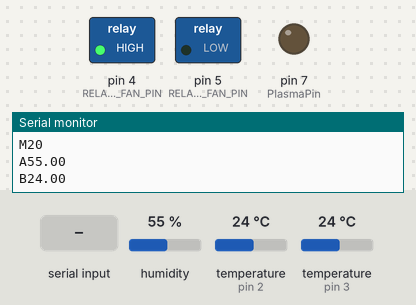
A sketch run on a simulated Arduino Uno, built with avr-gcc and run on an emulated ATmega328P. Parts: switched loads named in the sketch (green lamp = pin HIGH), output pins drawn as LEDs (lit = HIGH), the last lines printed to the serial monitor. The inputs (shaded band) are chosen by the test bench; at power-on: humidity 55 %, temperature (sensors on pin 2, pin 3) 24 °C.

Above: at 11.9 s.
12.0 s: "C" received over Serial
At 22.2 s:
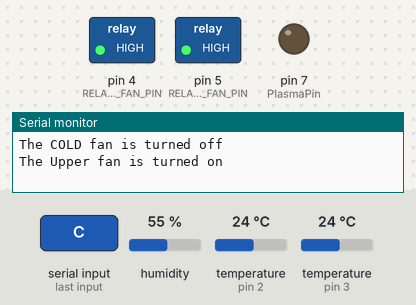
23.4 s: "H" received over Serial
At 33.4 s:
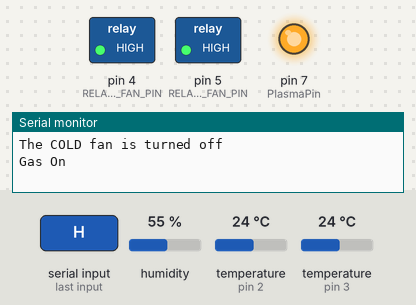
34.4 s: "A" received over Serial
At 44.6 s:
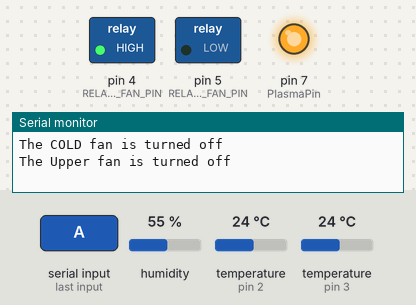
Timing chart, 0 to 46.1 s (numbered marks = the images above; inputs shaded):
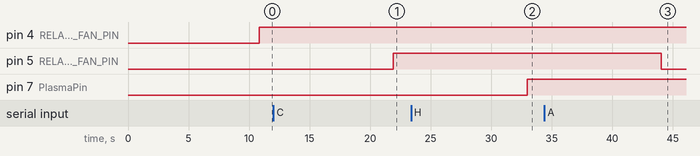

Measured:
- after the input at 12.0 s, pin 5 (RELAY_COLD_FAN_PIN): LOW → HIGH after 9.9 s
- after the input at 23.4 s, pin 7 (PlasmaPin): LOW → HIGH after 9.6 s
- after the input at 34.4 s, pin 5 (RELAY_COLD_FAN_PIN): HIGH → LOW after 9.7 s

The sketch:

HeatWave.ino
```cpp
//=======DALLAS setup========
#include <OneWire.h>
#include <DallasTemperature.h>

// Data wire is plugged into pin 2 on the Arduino
#define ONE_WIRE_BUS 2

// Setup a oneWire instance to communicate with any OneWire devices (not just Maxim/Dallas temperature ICs)
OneWire oneWire(ONE_WIRE_BUS);
// Pass our oneWire reference to Dallas Temperature.
DallasTemperature sensors(&oneWire);


//========DHT11setup=========

#include "DHT.h"
#define DHTPIN 3     // what digital pin we're connected to
#define DHTTYPE DHT11   // DHT 11
// #define DHTTYPE DHT22   // DHT 22  (AM2302), AM2321
//#define DHTTYPE DHT21   // DHT 21 (AM2301)
DHT dht(DHTPIN, DHTTYPE);

//========addCTE=========
const int TEMP_THRESHOLD_UPPER = 37; // upper threshold of temperature, change to your desire value
const int HumIDITY_THRESHOLD_UPPER = 20; // upper threshold of HumIDITY, change to your desire value

const int RELAY_HOT_FAN_PIN = 4; // Arduino pin connected to relay which connected to fan
const int RELAY_COLD_FAN_PIN = 5; // Arduino pin connected to relay which connected to fan
const int RELAY_HumIDITY_FAN_PIN = 6; // Arduino pin connected to relay which connected to fan
const int PlasmaPin = 7; // the pin that the LED is attached to
const int Secondary_RELAY_HumIDITY = 8;
//.................................
int incomingByte;      // a variable to read incoming serial data into
int fanTemp; // automate control FAN with Temperature
int PIZOHum; // automate control FAN with Temperature


void setup(void)
{
  Serial.begin(9600);
  dht.begin();
  sensors.begin();
  pinMode(PlasmaPin, OUTPUT);
  pinMode(RELAY_HOT_FAN_PIN, OUTPUT); // initialize digital pin as an output
  pinMode(RELAY_COLD_FAN_PIN, OUTPUT); // initialize digital pin as an output
  // pinMode(RELAY_HumIDITY_FAN_PIN, OUTPUT); // initialize digital pin as an output
  // pinMode(Secondary_RELAY_HumIDITY, OUTPUT);
}

// //control humidity
// int acControlHumidity(float humidity, int HumIDITY_THRESHOLD_UPPER) {
//   Serial.println("The automated fan control based on humidity has been activated.");
//   delay(10000);
//   if(humidity <= TEMP_THRESHOLD_UPPER){
//     digitalWrite(RELAY_HumIDITY_FAN_PIN, HIGH); // turn off
//     digitalWrite(Secondary_RELAY_HumIDITY, HIGH);
//     delay(100);
//     digitalWtite(Secondary_RELAY_HumIDITY, LOW);
//   }
//   else{
//     digitalWrite(RELAY_HumIDITY_FAN_PIN, LOW); // turn on
//   }
//   return 0;
// }

// automate control FAN with Temperature
int acControlTemperature(float dallas, int TEMP_THRESHOLD_UPPER) {
  Serial.println("The automated fan control based on temperature has been activated.");
  delay(10000);
  if(dallas <= TEMP_THRESHOLD_UPPER){
    Serial.println("The COLD fan is turned off");
    digitalWrite(RELAY_HOT_FAN_PIN, HIGH); // turn on
  }
  else{
    digitalWrite(RELAY_COLD_FAN_PIN, LOW); // turn on
    digitalWrite(RELAY_HOT_FAN_PIN, LOW); // turn on
  }
  return 0;
}

void loop() {

 //=========DHT setup=============

  // Reading temperature or humidity takes about 250 milliseconds!
  // Sensor readings may also be up to 2 seconds 'old' (its a very slow sensor)
  float h = dht.readHumidity();
  // Read temperature as Celsius (the default)
  float t = dht.readTemperature();
  // Read temperature as Fahrenheit (isFahrenheit = true)
  float f = dht.readTemperature(true);

  // Compute heat index in Fahrenheit (the default)
  float hif = dht.computeHeatIndex(f, h);
  // Compute heat index in Celsius (isFahreheit = false)
  float hic = dht.computeHeatIndex(t, h, false);

//==========DALLAS setup============

// call sensors.requestTemperatures() to issue a global temperature
  // request to all devices on the bus
  sensors.requestTemperatures(); // Send the command to get temperatures

  float dallas = (sensors.getTempCByIndex(0)); // Why "byIndex"? You can have more than one IC on the same bus. 0 refers to the first IC on the wire

  String data_humiditydht11  =     String(h);
  String data_thempdht11     =     String(t);
  String data_dallas         =     String(dallas);


  String temp1_humidity   = String("A" + data_humiditydht11);
  String temp2_dht11      = String("B" + data_thempdht11);
  String temp4_dallas     = String("D" + data_dallas);

  //.................................................//
  // upper threshold of temperature
  String data_upperTemp     =     String(TEMP_THRESHOLD_UPPER);
  String Hot_upperTemp   = String("U" + data_upperTemp);
  Serial.println(Hot_upperTemp);

  // upper threshold of Humidity
  String data_upperHum     =     String(HumIDITY_THRESHOLD_UPPER);
  String Hig_upperHum  = String("M" + data_upperHum);
  Serial.println(Hig_upperHum);
  //.................................................//
  Serial.println(temp1_humidity);
  Serial.println(temp2_dht11);
  Serial.println(temp4_dallas);
  //.................................................//
  // automate control FAN with Temperature
  acControlTemperature(dallas, TEMP_THRESHOLD_UPPER);
  //.................................................//

  if (Serial.available() > 0) {
    incomingByte = Serial.read();

    switch(incomingByte){
      //.......................................................
      // Temperature fan Contorol
      case 'C':
        Serial.println("The Upper fan is turned on");
        digitalWrite(RELAY_COLD_FAN_PIN, HIGH); // turn on
        break;

      case 'A':
        Serial.println("The Upper fan is turned off");
        digitalWrite(RELAY_COLD_FAN_PIN, LOW); // turn off
        break;
      //.......................................................
      // Plasma Gas Contorol
      case 'H':
      //enabled
        Serial.println("Gas On");
        digitalWrite(PlasmaPin, HIGH);
        break;
      case 'L':
      //disabled
        Serial.println("Gas Off");
        digitalWrite(PlasmaPin, LOW);
        break;
      //.......................................................
      // // Humidity Contorol
      // case 'U':
      //   //enabled
      //   Serial.println("The ControlHumidity is turned on");
      //   digitalWrite(RELAY_HumIDITY_FAN_PIN, HIGH); // turn on
      //   break;
      // case 'F':
      //   //disabled
      //   Serial.println("The ControlHumidity is turned off");
      //   digitalWrite(RELAY_HumIDITY_FAN_PIN, LOW); // turn off
      //   break;

      //.......................................................
    }
  }

  delay(250);

}
```
